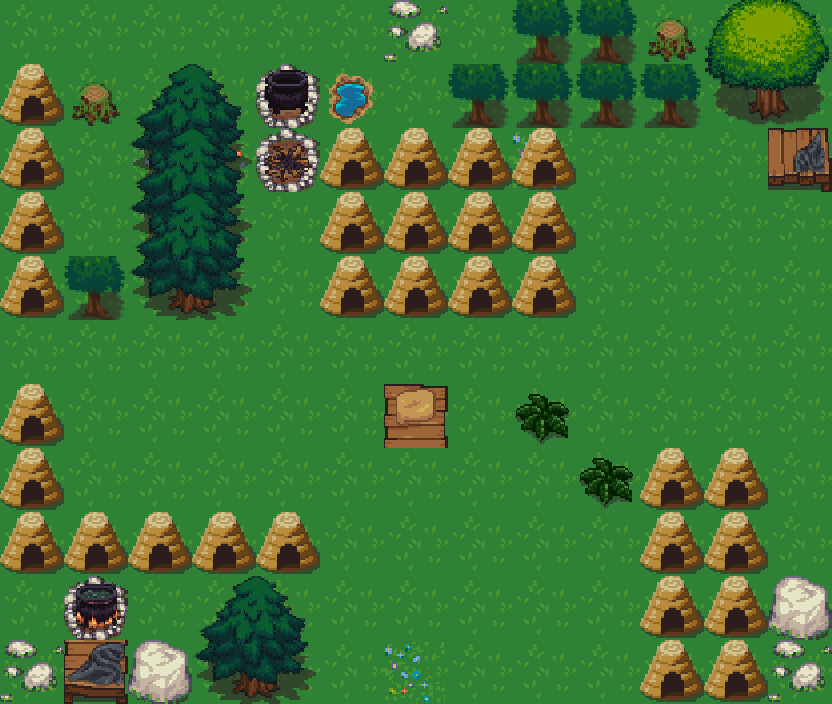

The image is a tile-based game level rendered from a .tmx file. Its description and source (layers, tilesets, objects; grid data summarised) follow:
An orthogonal 13x11 tile map with 64x64 px tiles, 11 tile layers (grama, oyas, flores, tablas de vidas, ...) and 29 objects.

<map version="1.2" tiledversion="1.2.1" orientation="orthogonal" renderorder="right-down" width="13" height="11" tilewidth="64" tileheight="64" infinite="0" nextlayerid="18" nextobjectid="59">
 <tileset firstgid="1" source="bosque.tsx" />
 <layer id="1" name="grama" width="13" height="11">
  <data>[143 cells, 143 non-empty, 1 distinct tile ids]</data>
 </layer>
 <layer id="15" name="oyas" width="13" height="11">
  <data>[143 cells, 3 non-empty, 3 distinct tile ids]</data>
 </layer>
 <layer id="5" name="flores" width="13" height="11">
  <data>[143 cells, 6 non-empty, 3 distinct tile ids]</data>
 </layer>
 <layer id="12" name="tablas de vidas" width="13" height="11">
  <data>[143 cells, 4 non-empty, 4 distinct tile ids]</data>
 </layer>
 <layer id="10" name="troncos" width="13" height="11">
  <data>[143 cells, 2 non-empty, 1 distinct tile ids]</data>
 </layer>
 <layer id="2" name="piedras_frutas" width="13" height="11">
  <data>[143 cells, 3 non-empty, 1 distinct tile ids]</data>
 </layer>
 <layer id="11" name="piedras" width="13" height="11">
  <data>[143 cells, 2 non-empty, 1 distinct tile ids]</data>
 </layer>
 <layer id="13" name="arboles" width="13" height="11">
  <data>[143 cells, 21 non-empty, 10 distinct tile ids]</data>
 </layer>
 <layer id="16" name="arbol2" width="13" height="11">
  <data>[143 cells, 4 non-empty, 4 distinct tile ids]</data>
 </layer>
 <layer id="17" name="Capa de patrones 11" width="13" height="11">
  <data>[143 cells, 4 non-empty, 4 distinct tile ids]</data>
 </layer>
 <layer id="4" name="enemigos" width="13" height="11">
  <data>[143 cells, 31 non-empty, 1 distinct tile ids]</data>
 </layer>
 <objectgroup id="8" name="arboles">
  <object id="26" x="142.667" y="68" width="96" height="116" />
  <object id="53" x="142" y="198" width="96" height="116" />
  <object id="55" x="68.5" y="267" width="51" height="40" />
  <object id="56" x="209" y="581" width="96" height="116" />
  <object id="57" x="518.5" y="398" width="51" height="40" />
  <object id="58" x="582.5" y="458" width="51" height="40" />
 </objectgroup>
 <objectgroup id="14" name="circulo">
  <object id="46" x="329" y="475" width="238" height="214">
   <ellipse />
  </object>
  <object id="47" x="592" y="227" width="216" height="212">
   <ellipse />
  </object>
  <object id="48" x="75" y="303" width="216" height="204">
   <ellipse />
  </object>
 </objectgroup>
 <objectgroup id="6" name="vidas" visible="0">
  <object id="2" x="76.917" y="647.083" width="32" height="32" />
  <object id="4" x="779.667" y="135" width="32" height="32" />
 </objectgroup>
 <objectgroup id="7" name="troncos" visible="0">
  <object id="6" x="70" y="75" width="51" height="40" />
  <object id="7" x="454" y="75" width="51" height="40" />
  <object id="8" x="520" y="75" width="51" height="40" />
  <object id="9" x="645" y="18" width="51" height="40" />
  <object id="10" x="646" y="75" width="51" height="40" />
  <object id="11" x="714" y="12" width="51" height="40" />
  <object id="49" x="582.5" y="75" width="51" height="40" />
  <object id="50" x="582.5" y="12" width="51" height="40" />
  <object id="51" x="516.5" y="12" width="51" height="40" />
  <object id="52" x="776.5" y="12" width="51" height="40" />
 </objectgroup>
 <objectgroup id="9" name="piedras" visible="0">
  <object id="13" x="263" y="130" width="51" height="57" />
  <object id="14" x="325" y="67" width="51" height="57" />
  <object id="15" x="69" y="579" width="51" height="57" />
  <object id="16" x="774" y="579" width="51" height="57" />
  <object id="17" x="130" y="640" width="51" height="57" />
  <object id="18" x="263" y="67" width="51" height="57" />
  <object id="19" x="712" y="58" width="51" height="57" />
  <object id="20" x="773" y="58" width="51" height="57" />
 </objectgroup>
</map>